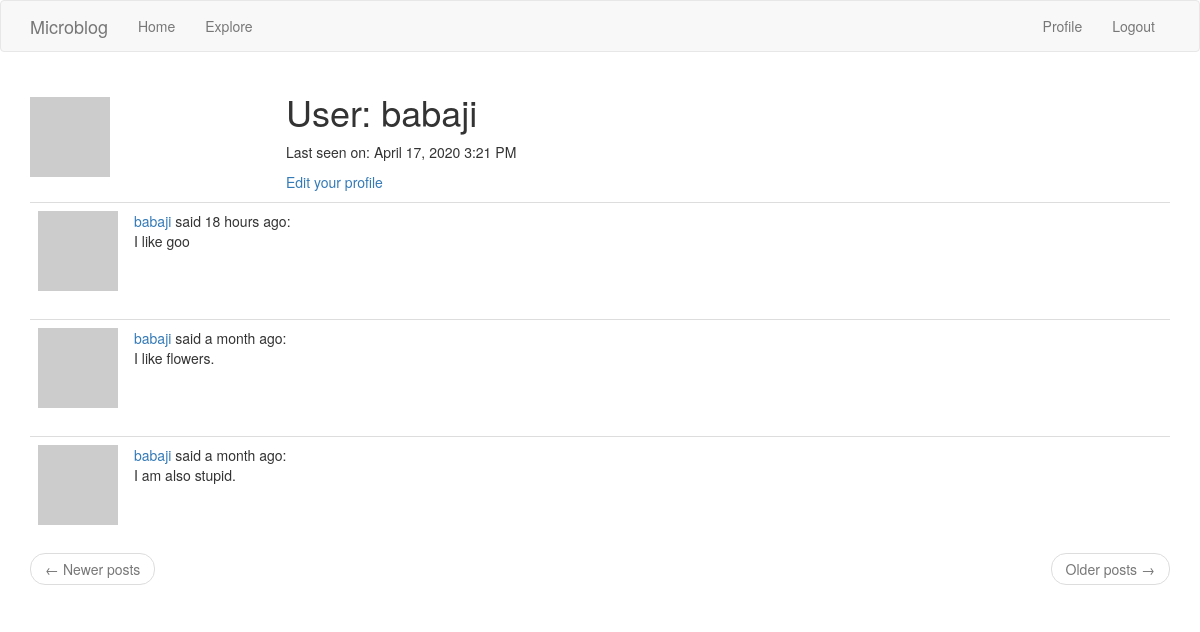
The app's page /user/babaji (signed in) with its own data.
### app/models.py (models this page shows, shortened)
class User(UserMixin, db.Model):
    id = db.Column(db.Integer, primary_key=True)
    username = db.Column(db.String(64), index=True, unique=True)
    email = db.Column(db.String(120), index=True, unique=True)
    passowrd_hash = db.Column(db.String(128))
    about_me = db.Column(db.String(140))
    last_seen = db.Column(
        db.DateTime, default=datetime.utcnow
    )  # Passing the function, not calling it
    posts = db.relationship("Post", backref="author", lazy="dynamic")
    followed = db.relationship(
        "User",
        secondary=followers,  # configures the association table i.e. followers
        primaryjoin=(followers.c.follower_id == id),
        secondaryjoin=(followers.c.followed_id == id),
        backref=db.backref("followers", lazy="dynamic"),
        lazy="dynamic",
    )
    def avatar(self, size):  # see chapter 6
        digest = md5(
            self.email.lower().encode("utf-8")
        ).hexdigest()  # expects characters in lower case and in byte form.
        return "https://www.gravatar.com/avatar/{}?d=identicon&s={}".format(
            digest, size
        )  # s for size. d is to get default avatar, 'identicon' is the name of avatar

class Post(db.Model):
    id = db.Column(db.Integer, primary_key=True)
    body = db.Column(db.String(140))
    timestamp = db.Column(db.DateTime, index=True, default=datetime.utcnow)
    user_id = db.Column(db.Integer, db.ForeignKey("user.id"))

### app/routes.py (the view)
@app.route("/user/<username>")
@login_required
def user(username):  # argument is extracted from link variable
    user = User.query.filter_by(username=username).first_or_404()
    page = request.args.get("page", 1, type=int)
    posts = user.posts.order_by(Post.timestamp.desc()).paginate(
        page, app.config["POSTS_PER_PAGE"], False
    )
    next_url = (
        url_for("user", username=user.username, page=posts.next_num)
        if posts.has_next
        else None
    )
    prev_url = (
        url_for("user", username=user.username, page=posts.prev_num)
        if posts.has_prev
        else None
    )
    return render_template(
        "user.html", user=user, posts=posts.items, next_url=next_url, prev_url=prev_url
    )

### app/models.py (called while the page is built)
@login.user_loader
def load_user(id):
    return User.query.get(int(id))

### app/routes.py (called while the page is built)
@app.before_request
def before_request():
    if current_user.is_authenticated:
        current_user.last_seen = datetime.utcnow()
        db.session.commit()

### app/templates/user.html (shortened to what this page needs)
{% extends "base.html" %}
{% block app_content %}
<table>
    <tr class="table table-hover">
        <td width="256px"><img src="{{ user.avatar(128) }}"></td>
        <td>
            <h1>User: {{ user.username }}</h1>
            {% if user.last_seen %}
            <p>Last seen on: {{moment(user.last_seen).format('LLL')}} </p>
            {% endif %}
            {% if user == current_user %}
            <p><a href="{{ url_for('edit_profile') }}">Edit your profile</a></p>
            {% elif not current_user.is_following(user) %}
            <p><a href="{{ url_for('follow', username=user.username) }}">Follow</a></p>
            {% else %}
            <p><a href="{{ url_for('unfollow', username=user.username) }}">Unfollow</a></p>
            {% endif %}
        </td>
    </tr>
</table>
{% for post in posts %}
{% include '_post.html' %}
{% endfor %}
<nav aria-label="...">
    <ul class="pager">
        <li class="previous{% if not prev_url %} disabled{% endif %}">
            <a href="{{ prev_url or '#' }}">
                <span aria-hidden="true">&larr;</span> Newer posts
            </a>
        </li>
        <li class="next{% if not next_url %} disabled{% endif %}">
            <a href="{{ next_url or '#' }}">
                Older posts <span aria-hidden="true">&rarr;</span>
            </a>
        </li>
    </ul>
</nav>
{% endblock %}

### app/templates/_post.html
<table class="table table-hover">
    <tr valign="top">
        <td width="70px">
            <a href="{{ url_for('user', username=post.author.username) }}">
                <img src="{{ post.author.avatar(36) }}">
            </a>
        </td>
        <td>
            <a href="{{ url_for('user', username=post.author.username) }}">
                {{ post.author.username }}
            </a>
            said {{ moment(post.timestamp).fromNow() }}:
            <br>
            {{ post.body }}
        </td>
    </tr>
</table>

### records on screen
User: username "babaji", last_seen "April 17, 2020 3:21 PM"
Post: author.username "babaji", timestamp "18 hours ago", body "I like goo"
Post: author.username "babaji", timestamp "a month ago", body "I like flowers."
Post: author.username "babaji", timestamp "a month ago", body "I am also stupid."
